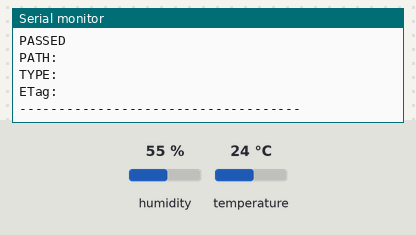
Bench run of a sketch on a simulated ESP8266 (NodeMCU). Shown: the last lines printed to the serial monitor. Inputs (shaded band) come from the test bench; at power-on: humidity 55 %, temperature 24 °C. WiFi joins after 1.5 s; servers stay silent unless stated.

Above: at 2.7 s.
2.8 s: humidity set to 22 %
At 2.97 s:
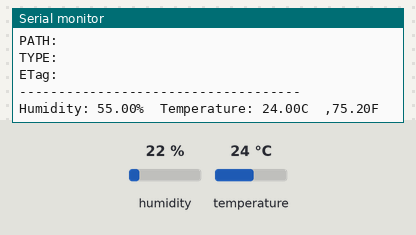
6.2 s: temperature set to 12 °C
At 6.97 s:
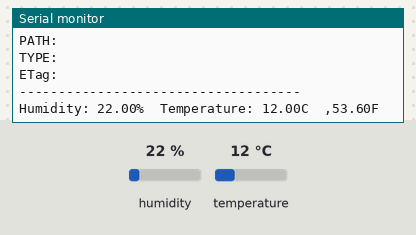
9.6 s: humidity set to 40 %
At 12.29 s:
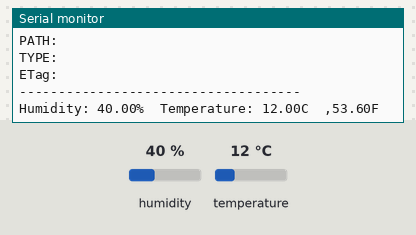
Timing chart, 0 to 13.8 s (numbered marks = the images above; inputs shaded):
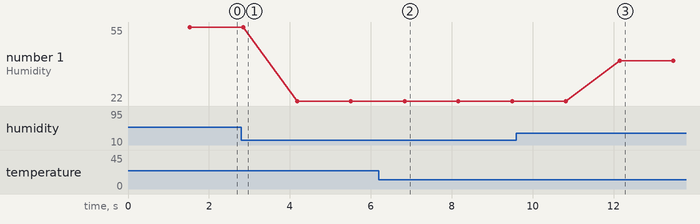

Measured:
- after the input at 6.2 s, the serial monitor: prints a new line after 0.64 s (image 2)
- after the input at 9.6 s, the serial monitor: prints a new line after 2.6 s (image 3)
- plotted number 1: 55 → 22 after the input at 2.8 s, 22 → 40 after the input at 9.6 s

The sketch:

Exercise_10.ino
```cpp
//Muhammad Azizi Mohd Ariffin
//mazizi@tmsk.uitm.edu.my
//Display DHT11 Sensor data to Firebase

#include "FirebaseESP8266.h"
#include <ESP8266WiFi.h>
#include "DHT.h"

#define FIREBASE_HOST "bengkel-iot-e1921-default-rtdb.firebaseio.com"
#define FIREBASE_AUTH "1ByR7zJdzXOo4iiuhS2tS5tph0Y6msR76QLCiWZq"
#define WIFI_SSID "AziSheNetwork2.4@unifi"
#define WIFI_PASSWORD "0178822437"

#define DHTPIN D4

#define DHTTYPE    DHT11
DHT dht(DHTPIN, DHTTYPE);

FirebaseData firebaseData;
FirebaseData ledData;

FirebaseJson json;

void setup()
{

  Serial.begin(9600);

  dht.begin();

  WiFi.begin(WIFI_SSID, WIFI_PASSWORD);
  Serial.print("Connecting to Wi-Fi");
  while (WiFi.status() != WL_CONNECTED)
  {
    Serial.print(".");
    delay(300);
  }
  Serial.println();
  Serial.print("Connected with IP: ");
  Serial.println(WiFi.localIP());
  Serial.println();

  Firebase.begin(FIREBASE_HOST, FIREBASE_AUTH);
  Firebase.reconnectWiFi(true);

}

void sensorUpdate(){
  float h = dht.readHumidity();
  float t = dht.readTemperature();
  float f = dht.readTemperature(true);

  if (isnan(h) || isnan(t) || isnan(f)) {
    Serial.println(F("Failed to read from DHT sensor!"));
    return;
  }

  Serial.print(F("Humidity: "));
  Serial.print(h);
  Serial.print(F("%  Temperature: "));
  Serial.print(t);
  Serial.print(F("C  ,"));
  Serial.print(f);
  Serial.println(F("F  "));

  if (Firebase.setFloat(firebaseData, "/FirebaseIOT/temperature", t))
  {
    Serial.println("PASSED");
    Serial.println("PATH: " + firebaseData.dataPath());
    Serial.println("TYPE: " + firebaseData.dataType());
    Serial.println("ETag: " + firebaseData.ETag());
    Serial.println("------------------------------------");
    Serial.println();
  }
  else
  {
    Serial.println("FAILED");
    Serial.println("REASON: " + firebaseData.errorReason());
    Serial.println("------------------------------------");
    Serial.println();
  }

  if (Firebase.setFloat(firebaseData, "/FirebaseIOT/humidity", h))
  {
    Serial.println("PASSED");
    Serial.println("PATH: " + firebaseData.dataPath());
    Serial.println("TYPE: " + firebaseData.dataType());
    Serial.println("ETag: " + firebaseData.ETag());
    Serial.println("------------------------------------");
    Serial.println();
  }
  else
  {
    Serial.println("FAILED");
    Serial.println("REASON: " + firebaseData.errorReason());
    Serial.println("------------------------------------");
    Serial.println();
  }
}
void loop() {
  sensorUpdate();

  delay(1000);
}
```
